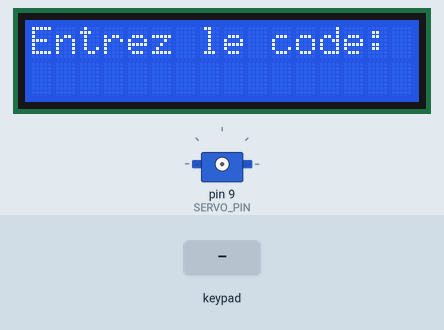
Simulated run of this sketch. Board: Arduino Uno, built with avr-gcc and run on an emulated ATmega328P. Shown: 16×2 character LCD, servo. Inputs (shaded band) come from the test bench.

Above: at 0.1 s.
5.3 s: keypad keys 1 2 3 4 # pressed 0.4 s apart
At 7.8 s:
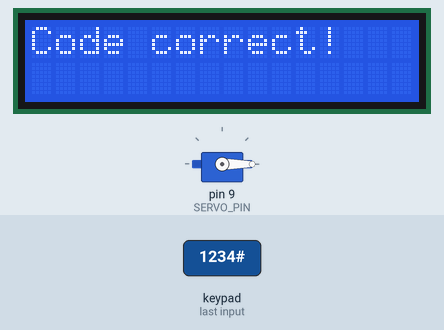
11.8 s: key '#' pressed
At 14.6 s:
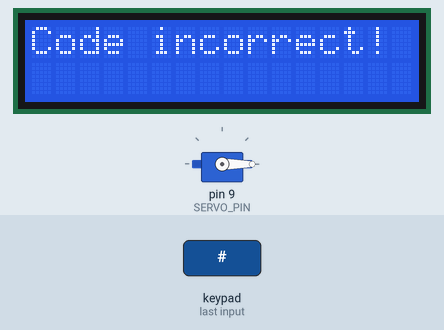
14.8 s: keypad keys 1 2 3 4 * pressed 0.4 s apart
At 19.1 s:
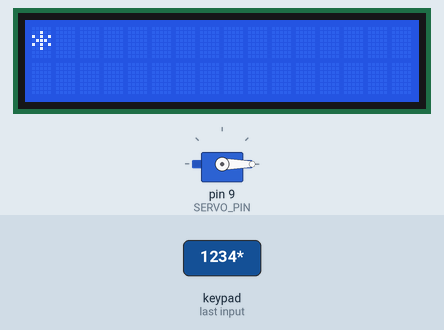
19.8 s: key '4' pressed
At 22.6 s:
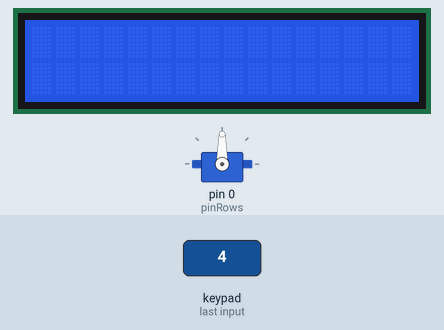
22.8 s: key '1' pressed
At 24.9 s:
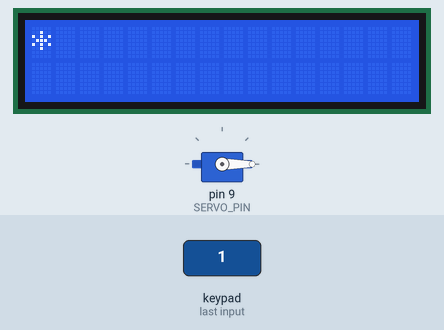
25.5 s: key '2' pressed
At 26.2 s:
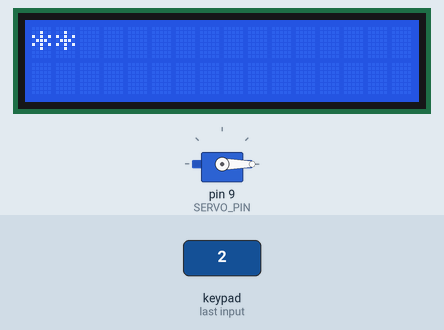
Timing chart, 0 to 28.0 s (numbered marks = the images above; inputs shaded):
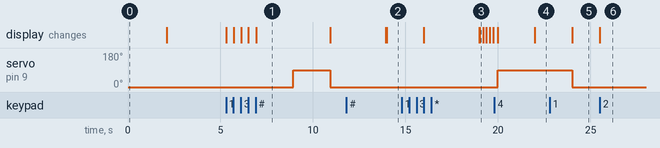

The sketch:

sketch_mar15a.ino
```cpp
#include <Wire.h>
#include <LiquidCrystal_I2C.h>
#include <Keypad.h>
#include <Servo.h>

// Déclaration des constantes pour le clavier
const byte ROWS = 4; // Nombre de lignes du clavier
const byte COLS = 4; // Nombre de colonnes du clavier

// Définition des broches du clavier
char keys[ROWS][COLS] = {
  {'1', '2', '3', 'A'},
  {'4', '5', '6', 'B'},
  {'7', '8', '9', 'C'},
  {'*', '0', '#', 'D'}
};
byte pinRows[ROWS] = {0,1 , 2, 3};    // Broches de ligne connectées à Arduino
byte pinCols[COLS] = {4, 5, 6,7};    // Broches de colonne connectées à Arduino


// Définition des broches pour le servomoteur
const int SERVO_PIN = 9;

// Création des objets
Servo servo;
Keypad keypad = Keypad(makeKeymap(keys), pinRows, pinCols, ROWS, COLS);
LiquidCrystal_I2C lcd(32,16,2);

// Code du mot de passe
char password[] = "1234"; // Mot de passe à quatre chiffres

// Variables
char enteredPassword[5];  // Mot de passe entré par l'utilisateur
int passwordIndex = 0;    // Index du caractère du mot de passe entré

void setup() {
  // Initialisation de l'écran LCD
  lcd.init();
  lcd.setCursor(0,0);
   lcd.backlight();
   lcd.display();
   lcd.setCursor(0,0);
  lcd.print("Entrez le code:");
   delay(2000);
  lcd.clear();
   delay(2000);


  // Attachement du servomoteur à la broche
  servo.attach(SERVO_PIN);
}

void loop() {
  // Lecture de la touche du clavier
  servo.write(0);
  char key = keypad.getKey();

  // Vérification si une touche a été appuyée
  if (key) {
    if (key == '#') {
      // Vérification du mot de passe

      if (strcmp(enteredPassword, password) == 0) {
        lcd.clear();
        lcd.print("Code correct!");
        delay(2000);

        // Ouvrir la porte
        servo.write(90);  // Angle d'ouverture de la porte
        delay(2000);
        servo.write(0);   // Retour à la position initiale

        // Réinitialisation du mot de passe entré
        memset(enteredPassword, 0, sizeof(enteredPassword));
        passwordIndex = 0;

        lcd.clear();
        lcd.print("Entrez le code:");
        lcd.setCursor(0,0);
      } else {
        // Code incorrect
        lcd.clear();
        lcd.print("Code incorrect!");
        delay(2000);

        // Réinitialisation du mot de passe entré
        memset(enteredPassword, 0, sizeof(enteredPassword));
        passwordIndex = 0;

        lcd.clear();
        lcd.print("Entrez le code:");
        lcd.setCursor(0,0);
      }
      delay(3000);
      lcd.clear();
    }
    else {
      // Ajouter le caractère au mot de passe entré
      enteredPassword[passwordIndex] = key;
      lcd.print('*');  // Afficher un astérisque pour chaque caractère entré
      passwordIndex++;
    }
  }
}
```

Measured:
- after the input at 5.3 s, servo on pin 9 (SERVO_PIN): 0° → 90° after 3.6 s, → 0° 2.0 s later; the display: first changes at once (image 1 shows a later state)
- after the input at 11.8 s, the display: first differs from a run without the input after 2.2 s (image 2)
- after the input at 14.8 s, the display: first differs from a run without the input after 4.2 s (image 3)
- after the input at 19.8 s, servo on pin 9 (SERVO_PIN): 0° → 90° after 0.20 s; the display: first changes after 0.20 s (image 4 shows a later state)
- after the input at 22.8 s, the display: changes after 1.2 s (image 5)
- after the input at 25.5 s, the display: changes at once (image 6)
- what the display in image 1 shows lasts 4.0 s, from 6.9 s to 10.9 s
